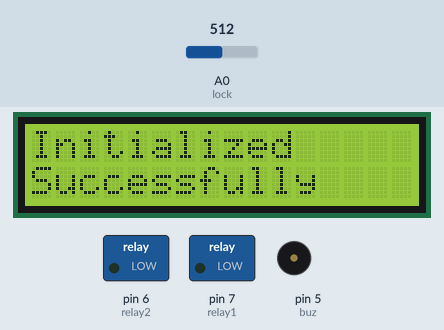
Bench run of a sketch on a simulated Arduino Uno, built with avr-gcc and run on an emulated ATmega328P. On the bench: 16×2 character LCD, switched loads named in the sketch (green lamp = pin HIGH), buzzer (waves = sounding, pin HIGH). The test bench sets the inputs (shaded band); at power-on: A0 (lock) = 512. What the sketch prints to the serial monitor is not drawn.

Above: at 3.1 s.
At 10.2 s:
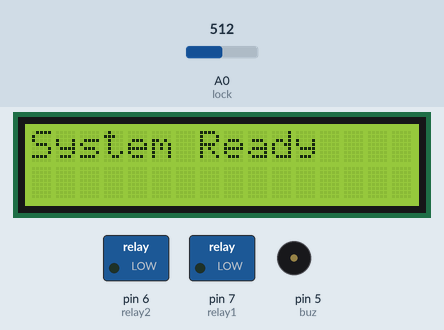
10.3 s: A0 (lock) set to 11
11.8 s: A0 (lock) set to 8
At 17.0 s:
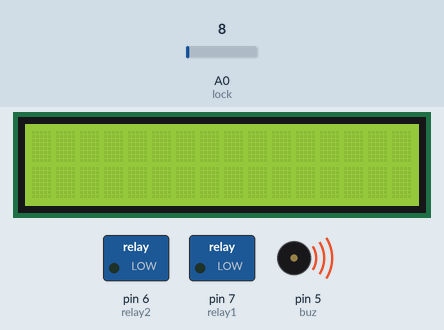
17.3 s: A0 (lock) set to 122
At 20.06 s:
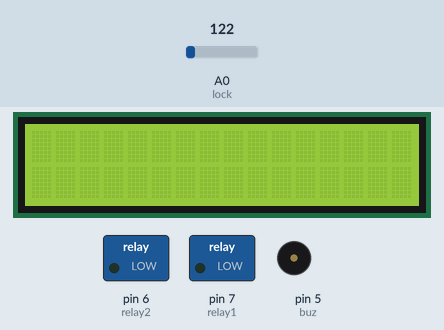
20.3 s: A0 (lock) set to 0
At 21.0 s:
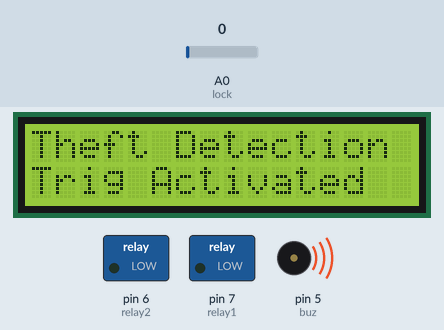
Timing chart, 0 to 23.3 s (numbered marks = the images above; inputs shaded):
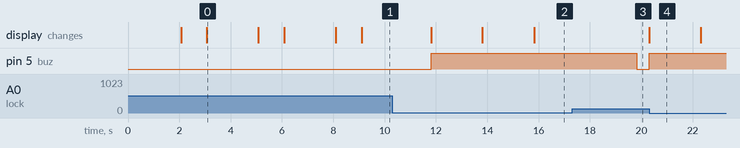

Measured:
- the behaviour switches between 10 and 9 on A0 (lock) (found by bisection; images 1 and 2)
- after the input at 10.3 s, every drawn part: stays the same
- after the input at 11.8 s, pin 5 (buz): LOW → HIGH at once; the display: first changes at once (image 2 shows a later state)
- after the input at 17.3 s, pin 5 (buz): HIGH → LOW after 2.5 s
- after the input at 20.3 s, pin 5 (buz): LOW → HIGH at once; the display: changes at once (image 4)
- what the display in image 0 shows lasts 2.0 s, from 3.1 s to 5.1 s

The sketch:

iot_based_smart_trasportatin_system-3.ino
```cpp
#include <Wire.h>  // Wire library - used for I2C communication
#include<SoftwareSerial.h>
SoftwareSerial gps(2,3);
#include<LiquidCrystal.h>
LiquidCrystal lcd(8,9,10,11,12,13);
int lock=A0;
int relay1=7;
int relay2=6;
int buz=5;
int val=0;
int i=0,k=0;
int  gps_status=0;
float latitude=0;
float logitude=0;
String Speed="";
String gpsString="";
char *test="$GPRMC";

void setup()
{
  Serial.begin(9600);
  pinMode(lock,INPUT);
  pinMode(relay1,OUTPUT);
  pinMode(relay2,OUTPUT);
  pinMode(buz,OUTPUT);
  lcd.begin(16,2);
  lcd.print("Theft detection");
  lcd.setCursor(0,1);
  lcd.print(" Alert System  ");
  delay(2000);
  lcd.clear();
  lcd.print("Initializing");
  lcd.setCursor(0,1);
  lcd.print("Please Wait...");
  delay(1000);
  lcd.clear();
  lcd.print("Initialized");
  lcd.setCursor(0,1);
  lcd.print("Successfully");
  delay(2000);
  lcd.clear();
  lcd.print("Callibrating ");
  lcd.setCursor(0,1);
  lcd.print("Acceleromiter");
  delay(1000);
  lcd.clear();
  lcd.print("Waiting For GPS");
  lcd.setCursor(0,1);
  lcd.print("     Signal    ");
  delay(2000);
  lcd.clear();
  lcd.print("GPS is Ready");
  delay(1000);
  lcd.clear();
  lcd.print("System Ready");
  Serial.println("System Ready..");
}


void loop()
{
  val = analogRead(A0);
  //Serial.println(val);
  if(val < 10)
  {
    lcd.clear();
    lcd.print("Theft Detection");
    lcd.setCursor(0,1);
    lcd.print("Trig Activated");
    digitalWrite(buz,HIGH);
    delay(2000);
    lcd.clear();
    lcd.print("Alerting Sysem");
    lcd.setCursor(0,1);
    lcd.print("Sms Sending");
    delay(2000);
    lcd.clear();
    Send();
    digitalWrite(buz,LOW);
  }
}


void Send()

{
  Serial.print("Your vehical is theft location alerts Latitude:15.433494, longitude:80.046095");
  delay(2000);
  Serial.print("http://maps.google.com/maps?&z=15&mrt=yp&t=k&q=");
  delay(2000);
}
```
